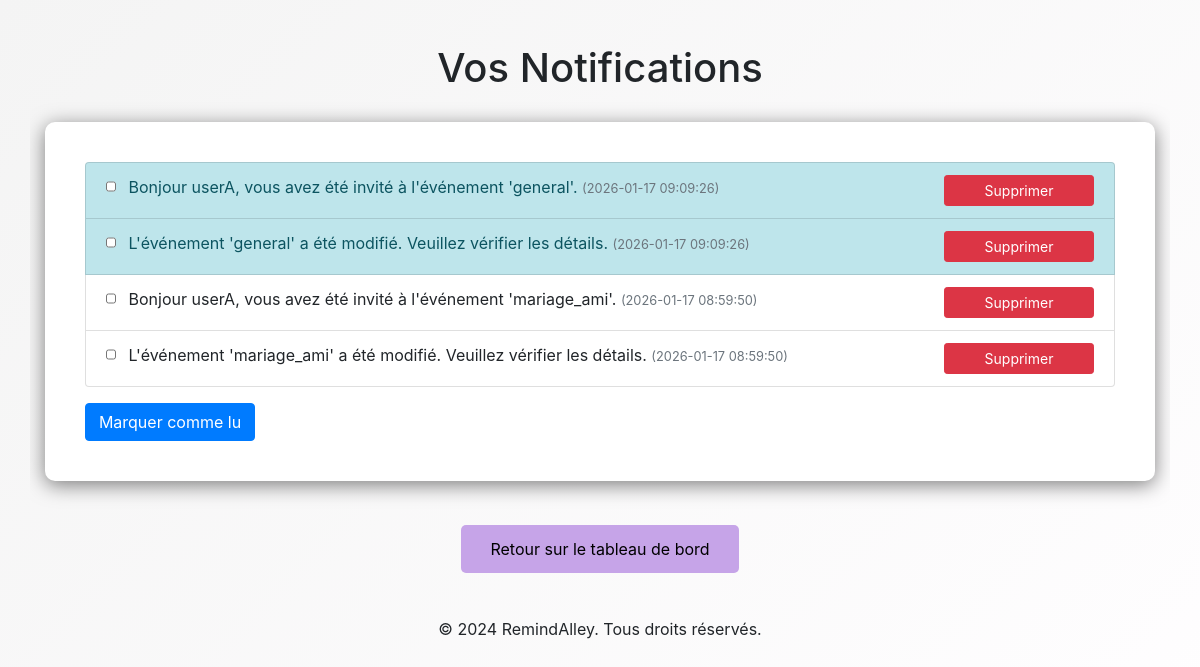
Before: /user/notifications (signed in) with the older database file.
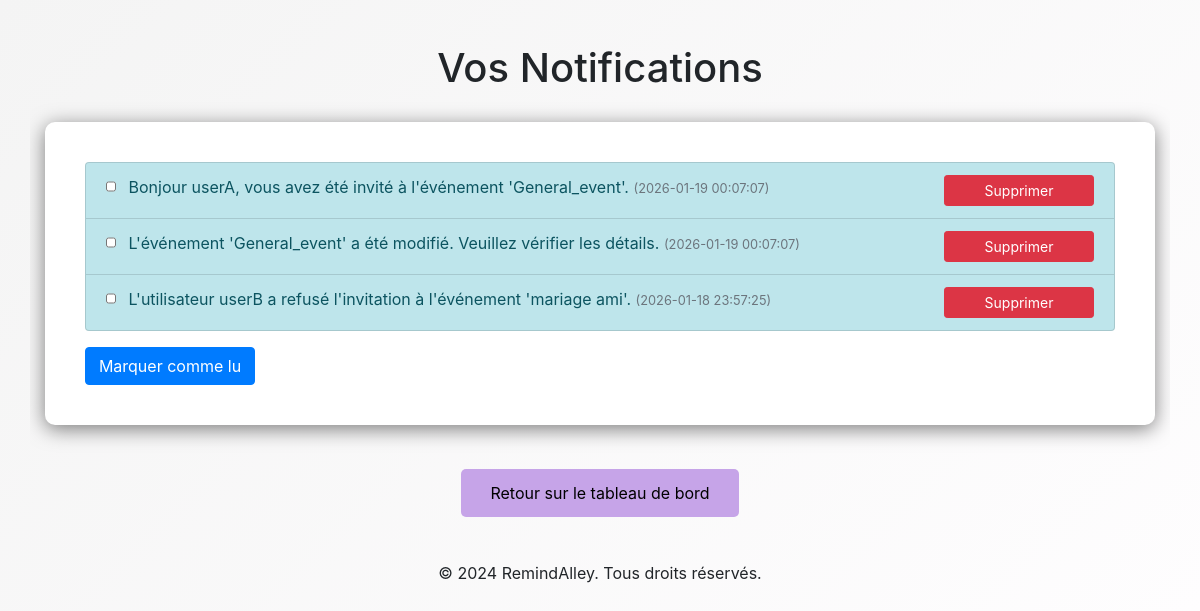
After: the same page with the newer database file.
### app/models/notification.py (models this page shows, shortened)
class Notification(db.Model):
    __tablename__ = 'notifications'
    id = db.Column(db.Integer, primary_key=True)
    user_id = db.Column(db.Integer, db.ForeignKey('user.id'), nullable=False)  # User recevant la notification
    message = db.Column(db.String(500), nullable=False)
    timestamp = db.Column(db.DateTime, default=lambda: datetime.now(timezone.utc))
    is_read = db.Column(db.Boolean, default=False)

### app/routes/user.py (the view)
@user_bp.route('/notifications', methods=['GET'])
def notifications():
    notifications = Notification.query.filter_by(user_id=current_user.id).order_by(Notification.timestamp.desc()).all()
    return render_template('notifications.html', notifications=notifications)

### app/models/user.py (called while the page is built)
    @property
    def is_authenticated(self):
        return True

### app/templates/notifications.html (shortened to what this page needs)
<!DOCTYPE html>
<html lang="fr">
<head>
    <link rel="stylesheet" href="{{ url_for('static', filename='css/style.css') }}">
    <link rel="stylesheet" href="{{ url_for('static', filename='css/userDashboard.css') }}">
    <link rel="stylesheet" href="{{ url_for('static', filename='css/notifs.css') }}">
    <link rel="stylesheet" href="https://stackpath.bootstrapcdn.com/bootstrap/4.5.2/css/bootstrap.min.css">
    <link rel="stylesheet" href="https://maxcdn.bootstrapcdn.com/bootstrap/4.5.2/css/bootstrap.min.css">
</head>
<body>
    <div class="container mt-4">
        <h1>Vos Notifications</h1>
        <form method="POST" action="{{ url_for('user.mark_as_read') }}" id="markAsReadForm">
            <ul class="list-group">
                {% for notification in notifications %}
                    <li class="list-group-item {% if not notification.is_read %}list-group-item-info{% endif %}">
                        <input
                            type="checkbox"
                            id = "notif"
                            name="notification_ids"
                            value="{{ notification.id }}"
                            class="mr-2">
                        {{ notification.message }}
                        <small class="text-muted">({{ notification.timestamp.strftime('%Y-%m-%d %H:%M:%S') }})</small>
                        <button
                            type="button"
                            class="btn btn-danger btn-sm float-right delete-notification-button"
                            data-notification-id="{{ notification.id }}">
                            Supprimer
                        </button>
                    </li>
                {% else %}
                    <li class="list-group-item">Aucune notification disponible.</li>
                {% endfor %}
            </ul>
            <button type="submit" class="btn btn-primary mt-3" id="btnMrkRead">Marquer comme lu</button>
        </form>
        <br>
        <a href="{{ url_for('user.user_dashboard', user_id=current_user.id) }}" class="btn btn-secondary" id="ret_btn">Retour sur le tableau de bord</a>
    </div>
    <br>
    <footer class="footer_ra">
        <p>&copy; 2024 RemindAlley. Tous droits réservés.</p>
    </footer>
</body>
</html>

Changed rows visible on the page:
removed Notification: message "Bonjour userA, vous avez été invité à l'événement 'general'.", timestamp "2026-01-17 09:09:26"
removed Notification: message "L'événement 'general' a été modifié. Veuillez vérifier les détails.", timestamp "2026-01-17 09:09:26"
removed Notification: message "Bonjour userA, vous avez été invité à l'événement 'mariage_ami'.", timestamp "2026-01-17 08:59:50", is_read True (drawn)
removed Notification: message "L'événement 'mariage_ami' a été modifié. Veuillez vérifier les détails.", timestamp "2026-01-17 08:59:50", is_read True (drawn)
now on this page (row edited): Notification: message "Bonjour userA, vous avez été invité à l'événement 'General_event'.", timestamp "2026-01-19 00:07:07"
now on this page (row edited): Notification: message "L'événement 'General_event' a été modifié. Veuillez vérifier les détails.", timestamp "2026-01-19 00:07:07"
now on this page (row edited): Notification: message "L'utilisateur userB a refusé l'invitation à l'événement 'mariage ami'.", timestamp "2026-01-18 23:57:25"
